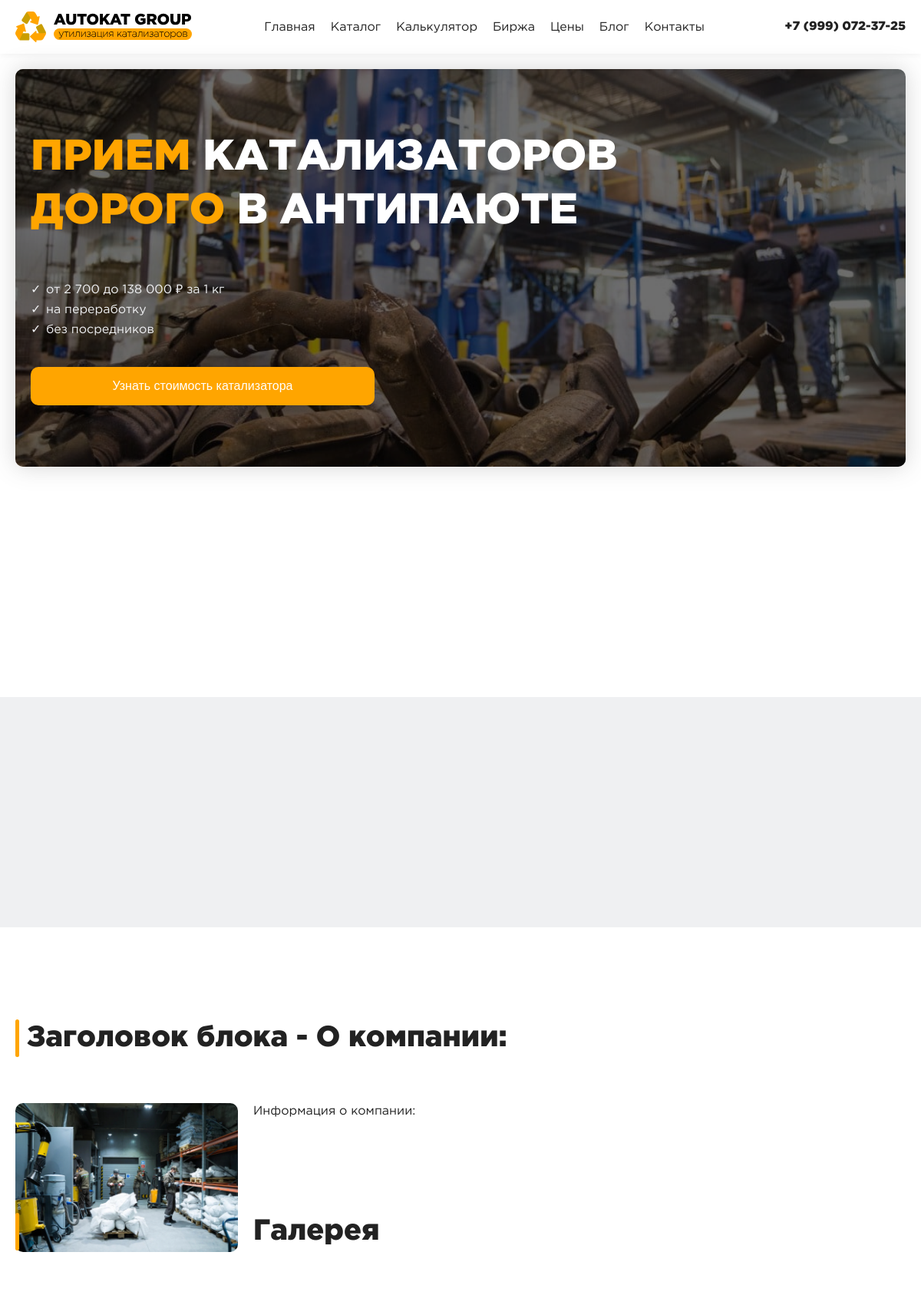
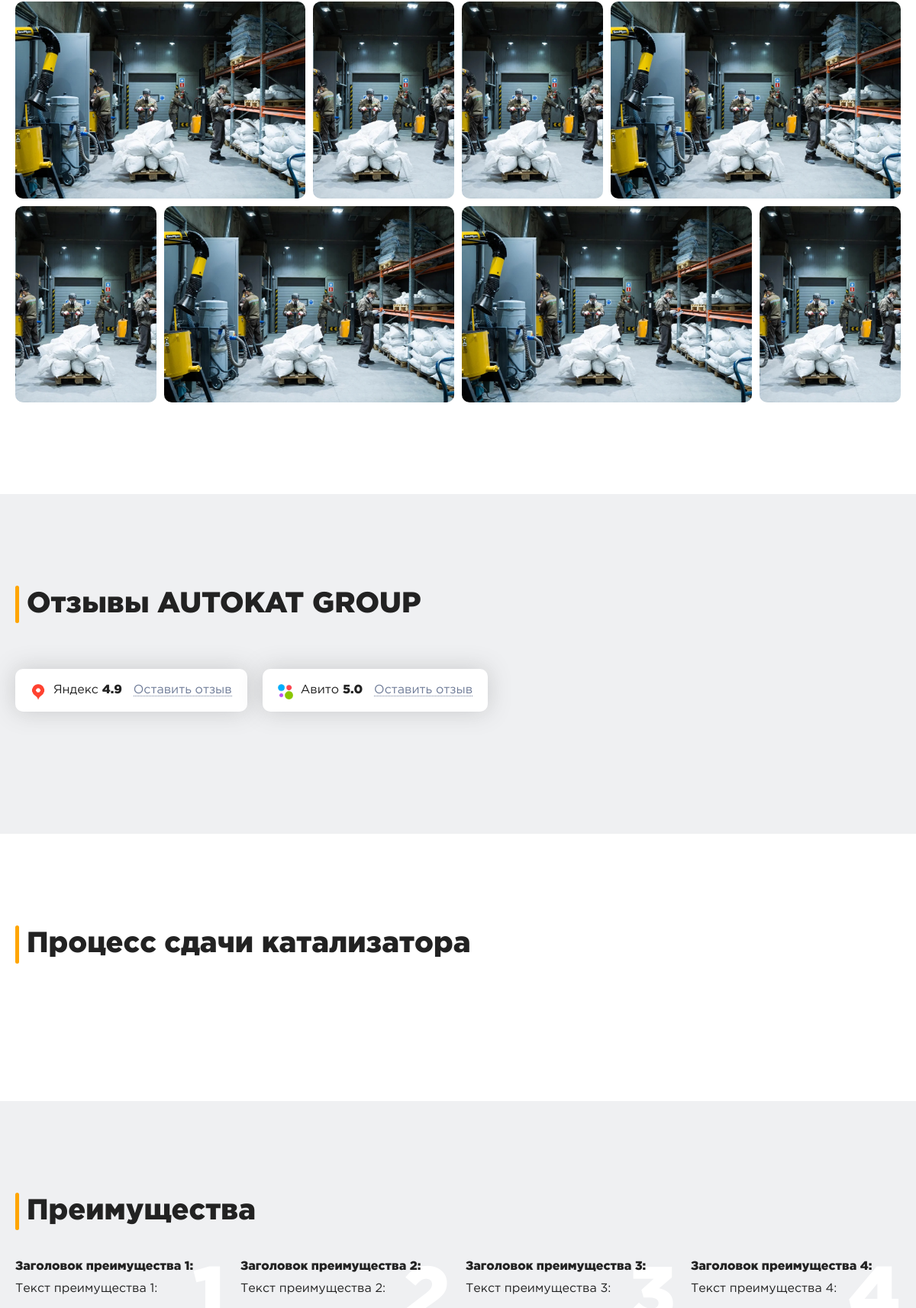
The page / (upper part) on the database its author committed (2 pictures, top to bottom).
### main/models.py (models this page shows, shortened)
class PageHome(models.Model):
    title = models.CharField(max_length=150, help_text='Максимум 150 символов', verbose_name='Title')
    description = models.TextField(max_length=350, help_text='Максимум 350 символов', verbose_name='Description')
    main_offer = models.CharField(max_length=255, help_text='Максимум 255 символов', verbose_name='Уникальное торговое предложение')
    main_suboffer = models.TextField(max_length=400, help_text='Максимум 400 символов', verbose_name='Три главных преимущества')
    material_h2 = models.CharField(max_length=300, blank=True, help_text='Максимум 300 символов', verbose_name='Заголовок блока - Принимаемые катализаторы')
    guarantees_h2 = models.CharField(max_length=300, blank=True, help_text='Максимум 300 символов', verbose_name='Заголовок блока - Гарантии')
    about_h2 = models.CharField(max_length=255, help_text='Максимум 255 символов', verbose_name='Заголовок блока - О компании')
    about_image = models.ImageField(upload_to='media/home', verbose_name='Изображение для блока - О компании')
    about_text = models.TextField(max_length=2000, help_text='Максимум 2000 символов', verbose_name='Информация о компании')
    gallery_image_1 = models.ImageField(upload_to='media/home/gallery', verbose_name='Изображение 1 для блока - Галерея')
    gallery_image_2 = models.ImageField(upload_to='media/home/gallery', verbose_name='Изображение 2 для блока - Галерея')
    gallery_image_3 = models.ImageField(upload_to='media/home/gallery', verbose_name='Изображение 3 для блока - Галерея')
    gallery_image_4 = models.ImageField(upload_to='media/home/gallery', verbose_name='Изображение 4 для блока - Галерея')
    gallery_image_5 = models.ImageField(upload_to='media/home/gallery', verbose_name='Изображение 5 для блока - Галерея')
    gallery_image_6 = models.ImageField(upload_to='media/home/gallery', verbose_name='Изображение 6 для блока - Галерея')
    gallery_image_7 = models.ImageField(upload_to='media/home/gallery', verbose_name='Изображение 7 для блока - Галерея')
    gallery_image_8 = models.ImageField(upload_to='media/home/gallery', verbose_name='Изображение 8 для блока - Галерея')
    advantages_title_1 = models.CharField(max_length=50, help_text='Максимум 50 символов', verbose_name='Заголовок преимущества 1')
    advantages_text_1 = models.TextField(max_length=500, help_text='Максимум 500 символов', verbose_name='Текст преимущества 1')
    advantages_title_2 = models.CharField(max_length=50, help_text='Максимум 50 символов', verbose_name='Заголовок преимущества 2')
    advantages_text_2 = models.TextField(max_length=500, help_text='Максимум 500 символов', verbose_name='Текст преимущества 2')
    advantages_title_3 = models.CharField(max_length=50, help_text='Максимум 50 символов', verbose_name='Заголовок преимущества 3')
    advantages_text_3 = models.TextField(max_length=500, help_text='Максимум 500 символов', verbose_name='Текст преимущества 3')
    advantages_title_4 = models.CharField(max_length=50, help_text='Максимум 50 символов', verbose_name='Заголовок преимущества 4')
    advantages_text_4 = models.TextField(max_length=500, help_text='Максимум 500 символов', verbose_name='Текст преимущества 4')
    seo_h2 = models.CharField(max_length=250, help_text='Максимум 250 символов', verbose_name='Заголовок SEO текста')
    seo_video = models.URLField(max_length=250, help_text='Ссылка с youtube', verbose_name='Ссылка на видео')
    seo_text = models.TextField(max_length=3000, help_text='Максимум 3000 символов', verbose_name='SEO текст')
    class Meta:
        verbose_name = 'Страница - Главная'
        verbose_name_plural = 'Страница - Главная'

### main/views.py (the view)
# urls.py: 2. Add a URL to urlpatterns:  path('', views.home, name='home')
def home(request):
    context = {
        'title': PageHome.objects.get(pk=1),
        'description': PageHome.objects.get(pk=1),
        'header_h1': PageHome.objects.get(pk=1),
        'home': PageHome.objects.all(),
        'material': BlockMaterialPageHome.objects.select_related().all(),
        'guarantees': BlockGuaranteesPageHome.objects.all(),
        'reviews': BlockReviewsPageHome.objects.all(),
        'process': BlockProcessPageHome.objects.all(),
        'list_catalysts': BlockListCatalystsPageHome.objects.all(),
        'faq': BlockFaqPageHome.objects.all(),
    }
    return render(request, 'main/home.html', context=context)

### main/templates/main/home.html (shortened to what this page needs)
{% extends 'main/base.html' %}
{% block content %}
<main class="main">
        {% for h in home %}
        <section class="first">
          <div class="container">
            <div class="screen">
              <div class="screen__item wrap">
                <div class="screen__title">
                  <div class="screen__h1">
                    <span>ПРИЕМ </span><span>КАТАЛИЗАТОРОВ </span
                    ><span>ДОРОГО </span><span>В АНТИПАЮТЕ</span>
                  </div>
                </div>
                <div class="screen__content">
                  <p class="screen__text">от 2 700 до 138 000 ₽ за 1 кг</p>
                  <p class="screen__text">на переработку</p>
                  <p class="screen__text">без посредников</p>
                </div>
                <button class="screen__btn js-open-modal" data-modal="1">
                  Узнать стоимость катализатора
                </button>
              </div>
            </div>
            <div class="materials">
            </div>
          </div>
        </section>
        <div class="warranty">
        </div>
        <section class="about">
          <div class="container">
            <h2 class="about__title h2">{{ h.about_h2 }}</h2>
            <div class="about__content">
              <p class="about__text text"><img src="{{h.about_image.url}}" alt="" class="about__img" />{{h.about_text}}</p>
            </div>
          </div>
        </section>
        <section class="gallery-wrap">
          <div class="container">
            <h2 class="gallery__title h2">Галерея</h2>
            <ul id="gallery" class="gallery">
              <li class="slide slide-1">
                <img class="gallery__img" src="{{h.gallery_image_1.url}}" alt="" />
              </li>
              <li class="slide slide-2">
                <img class="gallery__img" src="{{h.gallery_image_2.url}}" alt="" />
              </li>
              <li class="slide slide-3">
                <img class="gallery__img" src="{{h.gallery_image_3.url}}" alt="" />
              </li>
              <li class="slide slide-4">
                <img class="gallery__img" src="{{h.gallery_image_4.url}}" alt="" />
              </li>
              <li class="slide slide-5">
                <img class="gallery__img" src="{{h.gallery_image_5.url}}" alt="" />
              </li>
              <li class="slide slide-6">
                <img class="gallery__img" src="{{h.gallery_image_6.url}}" alt="" />
              </li>
              <li class="slide slide-7">
                <img class="gallery__img" src="{{h.gallery_image_7.url}}" alt="" />
              </li>
              <li class="slide slide-8">
                <img class="gallery__img" src="{{h.gallery_image_8.url}}" alt="" />
              </li>
            </ul>
          </div>
        </section>
        <div class="reviews-wrap">
          <section class="reviews">
            <div class="container">
              <h2 class="reviews__h2 h2">Отзывы AUTOKAT GROUP</h2>
              <div class="reviews__sites">
                <div class="reviews__site wrap">
                  <span class="reviews__title yandex">Яндекс</span>
                  <span class="reviews__rating">4.9</span>
                  <a class="reviews__link" rel="nofollow" href="https://yandex.ru">Оставить отзыв</a>
                </div>
                <div class="reviews__site wrap">
                  <span class="reviews__title avito">Авито</span>
                  <span class="reviews__rating">5.0</span>
                  <a class="reviews__link" rel="nofollow" href="https://avito.ru">Оставить отзыв</a>
                </div>
              </div>
            </div>
          </section>
        </div>
        <section class="work">
          <div class="container">
            <h2 class="work__h2 h2">Процесс сдачи катализатора</h2>
          </div>
        </section>
        <div class="advantages">
          <section class="advantages__wrap">
            <div class="container">
              <h2 class="advantages__title h2">Преимущества</h2>
              <ul class="advantages__items">
                <li class="advantages__item advantages__1">
                  <h4 class="advantages__name">{{h.advantages_title_1}}</h4>
                  <p class="advantages__text">
                    {{h.advantages_text_1}}
                  </p>
                </li>
                <li class="advantages__item advantages__2">
                  <h4 class="advantages__name">{{h.advantages_title_2}}</h4>
                  <p class="advantages__text">
                    {{h.advantages_text_2}}
                  </p>
                </li>
                <li class="advantages__item advantages__3">
                  <h4 class="advantages__name">{{h.advantages_title_3}}</h4>
                  <p class="advantages__text">
                    {{h.advantages_text_3}}
                  </p>
                </li>
                <li class="advantages__item advantages__4">
                  <h4 class="advantages__name">{{h.advantages_title_4}}</h4>
                  <p class="advantages__text">
                    {{h.advantages_text_4}}
                  </p>
                </li>
              </ul>
            </div>
          </section>
        </div>
        {%endfor%}
      </main>
{% endblock content %}

### main/templates/main/base.html (shortened to what this page needs)
{% load static %}
<!DOCTYPE html>
<html lang="ru">
  <head>
    <link rel="stylesheet" href="{% static 'main/css/style.css' %}"/>
  </head>
  <body>
    <div class="wrapper">
      <header class="header">
        <div class="header__container">
          <div class="header__item">
            <a class="header-body__logo" href="{% url 'home' %}">
              <img
                class="header-body__logo-img"
                src="{% static 'main/images/logo.svg' %}"
                alt="Логотип"
              />
            </a>
            <nav class="header-nav">
              <ul class="header-nav__items">
                <li class="header-nav__item">
                  <a class="header-nav__link" href="{% url 'home' %}">Главная</a>
                </li>
                <li class="header-nav__item">
                  <a class="header-nav__link" href="{% url 'catalog' %}">Каталог</a>
                </li>
                <li class="header-nav__item">
                  <a class="header-nav__link" href="{% url 'calculator' %}">Калькулятор</a>
                </li>
                <li class="header-nav__item">
                  <a class="header-nav__link" href="{% url 'stock' %}">Биржа</a>
                </li>
                <li class="header-nav__item">
                  <a class="header-nav__link" href="{% url 'price' %}">Цены</a>
                </li>
                <li class="header-nav__item">
                  <a class="header-nav__link" href="{% url 'blog' %}">Блог</a>
                </li>
                <li class="header-nav__item">
                  <a class="header-nav__link" href="{% url 'contacts' %}">Контакты</a>
                </li>
              </ul>
            </nav>
            <div class="header-top__link">
              <a class="header-top__link-phone" href="#">+7 (999) 072-37-25</a>
            </div>
          </div>
        </div>
      </header>
      {% block content %}
      {% endblock content %}
    </div>
  </body>
</html>

### rows shown on the page
PageHome: about_h2 "Заголовок блока - О компании:", about_image (picture), about_text "Информация о компании:", gallery_image_1 (picture), gallery_image_2 (picture), gallery_image_3 (picture), gallery_image_4 (picture), gallery_image_5 (picture), gallery_image_6 (picture), gallery_image_7 (picture), gallery_image_8 (picture), advantages_title_1 "Заголовок преимущества 1:", advantages_text_1 "Текст преимущества 1:", advantages_title_2 "Заголовок преимущества 2:", advantages_text_2 "Текст преимущества 2:", advantages_title_3 "Заголовок преимущества 3:", advantages_text_3 "Текст преимущества 3:", advantages_title_4 "Заголовок преимущества 4:", advantages_text_4 "Текст преимущества 4:"
